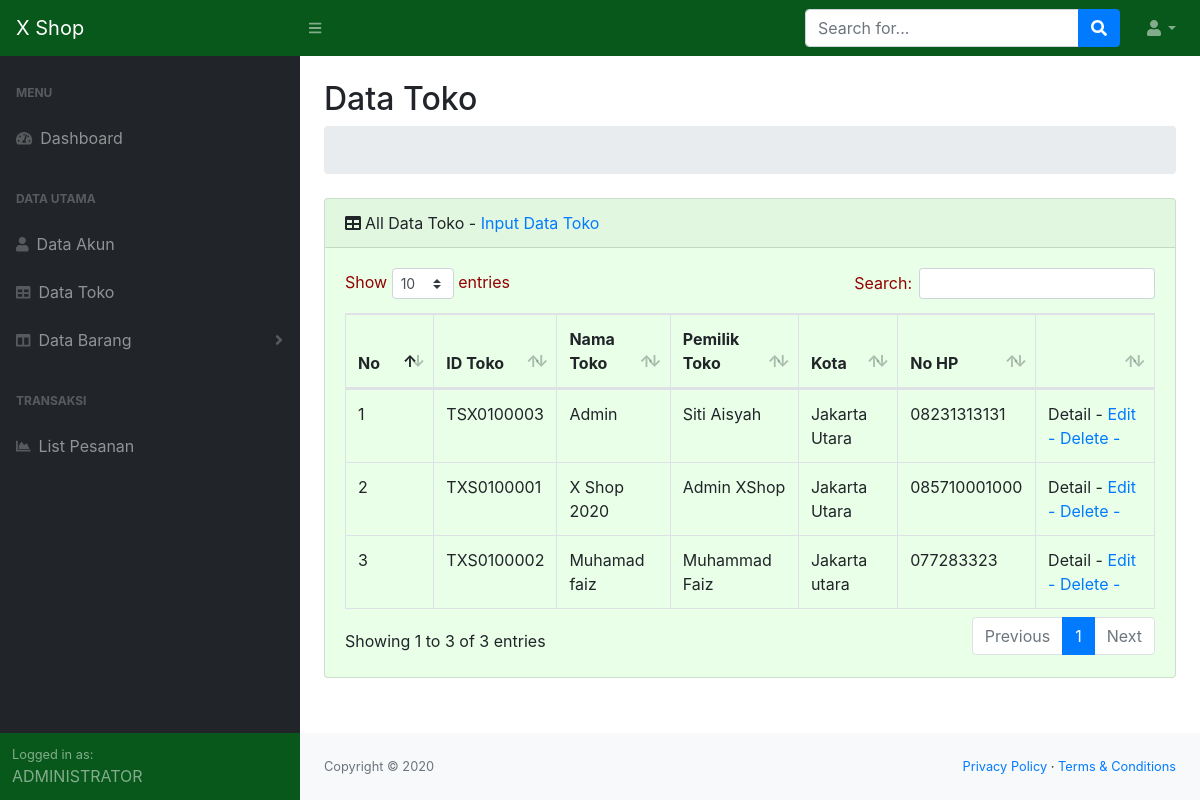
The app's page /index.php/adm_toko with its own data.
### tables this page shows
CREATE TABLE `t_toko` (
  `toko_id` varchar(10) NOT NULL,
  `akun_id` varchar(10) NOT NULL,
  `toko_nama` varchar(50) NOT NULL,
  `toko_logo` varchar(10) NOT NULL,
  `toko_alamat` text NOT NULL,
  `toko_kota` varchar(50) NOT NULL,
  `toko_provinsi` varchar(50) NOT NULL,
  `toko_hp` varchar(15) NOT NULL,
  `toko_tgl_daftar` date NOT NULL,
  `toko_flag` tinyint(1) NOT NULL
);

CREATE TABLE `m_akun` (
  `akun_id` varchar(10) NOT NULL,
  `akun_nama_depan` varchar(25) NOT NULL,
  `akun_nama_belakang` varchar(25) NOT NULL,
  `akun_email` varchar(50) NOT NULL,
  `akun_hp` varchar(15) NOT NULL,
  `akun_jenis_kelamin` varchar(15) NOT NULL,
  `akun_tanggal_lahir` date NOT NULL,
  `akun_foto` varchar(10) NOT NULL,
  `akun_tgl_daftar` date NOT NULL,
  `akun_flag` tinyint(1) NOT NULL
);

### application/controllers/Adm_toko.php (called while the page is built, shortened)
<?php
class Adm_toko extends CI_Controller {
	public function index()
	{
		$this->db->select('*');
		$this->db->where('toko_flag',1);
		$this->db->join('m_akun','m_akun.akun_id = t_toko.akun_id');
		$send['qr_toko'] = $this->db->get('t_toko');
		$send['qr_k_utama'] = $this->main_model->menu_k_utama();
		$send['qr_k_sub'] = $this->main_model->menu_k_sub();
		$send['hal'] = 'adm_vtbl_toko';
		$this->load->view('adm_v_home',$send);
	}
}

### index.php (called while the page is built, shortened)
<?php
require_once BASEPATH.'core/CodeIgniter.php';

### application/views/adm_vtbl_toko.php (the view)
<div class="container-fluid">
    <h2 class="mt-4">Data Toko</h2>
    <ol class="breadcrumb mb-4">
        <li class="breadcrumb-item active">&nbsp;</li>
    </ol>
    <div class="card mb-4">
        <div class="card-header"><i class="fas fa-table mr-1"></i>All Data Toko
            - <a href="<?=base_url('adm_toko/toko_inp');?>">Input Data Toko</a>
        </div>
        <div class="card-body">
            <div class="table-responsive">
                <table class="table table-bordered" id="dataTable" width="100%" cellspacing="0">
                    <thead>
                        <tr>
                            <th>No</th>
                            <th>ID Toko</th>
                            <th>Nama Toko</th>
                            <th>Pemilik Toko</th>
                            <th>Kota</th>
                            <th>No HP</th>
                            <th>&nbsp;</th>
                        </tr>
                    </thead>
                    <tbody>
                        <?php
                            $no = 0;
                            foreach($qr_toko->result() as $fd_toko){
                                $no++;
                        ?>
                        <tr>
                            <td><?=$no;?></td>
                            <td><?=$fd_toko->toko_id;?></td>
                            <td><?=$fd_toko->toko_nama;?></td>
                            <td><?=$fd_toko->akun_nama_depan;?>
                                <?=$fd_toko->akun_nama_belakang;?>
                            </td>
                            <td><?=$fd_toko->toko_kota;?></td>
                            <td><?=$fd_toko->toko_hp;?></td>
                            <td>Detail -
                            <a href="<?=base_url('adm_toko/toko_edit/'.$fd_toko->toko_id);?>">Edit -</a>
                            <a href="<?=base_url('adm_toko/toko_delete/'.$fd_toko->toko_id);?>">Delete -</a></td>
                        </tr>
                        <?php
                            }
                        ?>
                    </tbody>
                </table>
            </div>
        </div>
    </div>
</div>

### records on screen
t_toko: toko_id "TSX0100003", toko_nama "Admin", akun.akun_nama_depan "Siti", akun.akun_nama_belakang "Aisyah", toko_kota "Jakarta Utara", toko_hp "08231313131"
t_toko: toko_id "TXS0100001", toko_nama "X Shop 2020", akun.akun_nama_depan "Admin", akun.akun_nama_belakang "XShop", toko_kota "Jakarta Utara", toko_hp "085710001000"
t_toko: toko_id "TXS0100002", toko_nama "Muhamad faiz", akun.akun_nama_depan "Muhammad", akun.akun_nama_belakang "Faiz", toko_kota "Jakarta utara", toko_hp "077283323"
